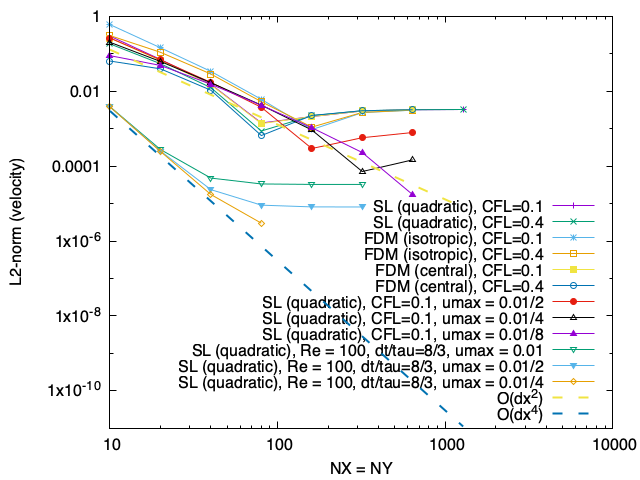

Generate this figure with gnuplot:
set terminal pngcairo enhanced
set output "fig4.png"

set log xy
set xlabel "NX = NY"
set ylabel "L2-norm (velocity)"

set key bottom right

plot "tgv_sm2024.txt" i 0 u 1:2 w lp t "SL (quadratic), CFL=0.1",\
     "tgv_sm2024.txt" i 0 u 1:3 w lp t "SL (quadratic), CFL=0.4",\
     "tgv_sm2024.txt" i 1 u 1:2 w lp t "FDM (isotropic), CFL=0.1",\
     "tgv_sm2024.txt" i 1 u 1:3 w lp t "FDM (isotropic), CFL=0.4",\
     "tgv_sm2024.txt" i 2 u 1:2 w lp t "FDM (central), CFL=0.1",\
     "tgv_sm2024.txt" i 2 u 1:3 w lp t "FDM (central), CFL=0.4",\
     "tgv_sm2024.txt" i 3 u 1:2 w lp t "SL (quadratic), CFL=0.1, umax = 0.01/2",\
     "tgv_sm2024.txt" i 4 u 1:2 w lp t "SL (quadratic), CFL=0.1, umax = 0.01/4",\
     "tgv_sm2024.txt" i 5 u 1:2 w lp t "SL (quadratic), CFL=0.1, umax = 0.01/8",\
     "tgv_sm2024.txt" i 6 u 1:2 w lp t "SL (quadratic), Re = 100, dt/tau=8/3, umax = 0.01",\
     "tgv_sm2024.txt" i 7 u 1:2 w lp t "SL (quadratic), Re = 100, dt/tau=8/3, umax = 0.01/2",\
     "tgv_sm2024.txt" i 8 u 1:2 w lp t "SL (quadratic), Re = 100, dt/tau=8/3, umax = 0.01/4",\
     13*(1/x)**2 dt 2 lw 2 t "O(dx^2)",\
     30*(1/x)**4 dt 2 lw 2 t "O(dx^4)"
